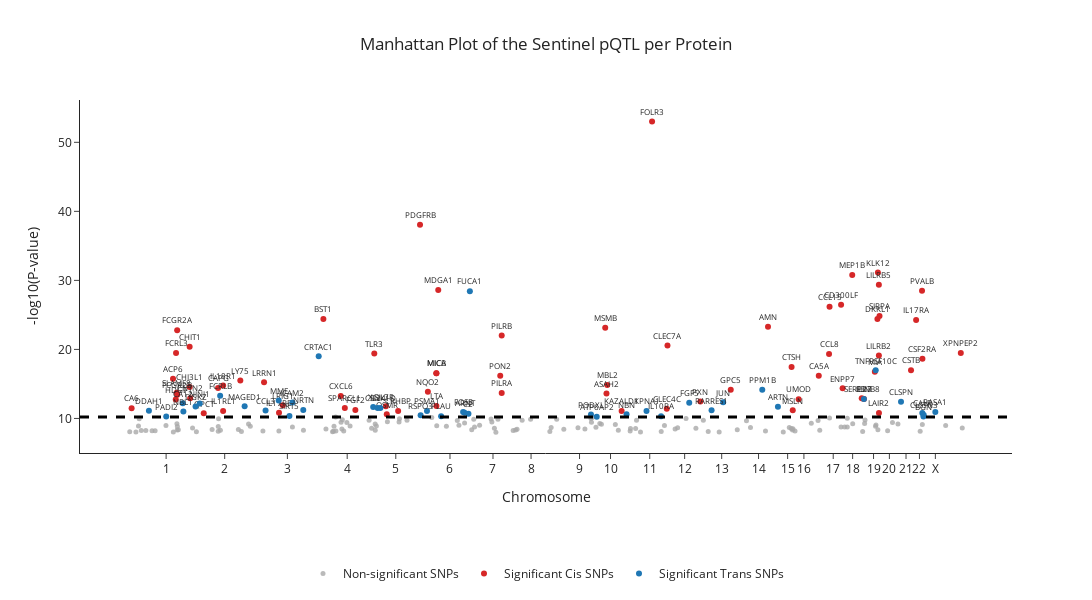
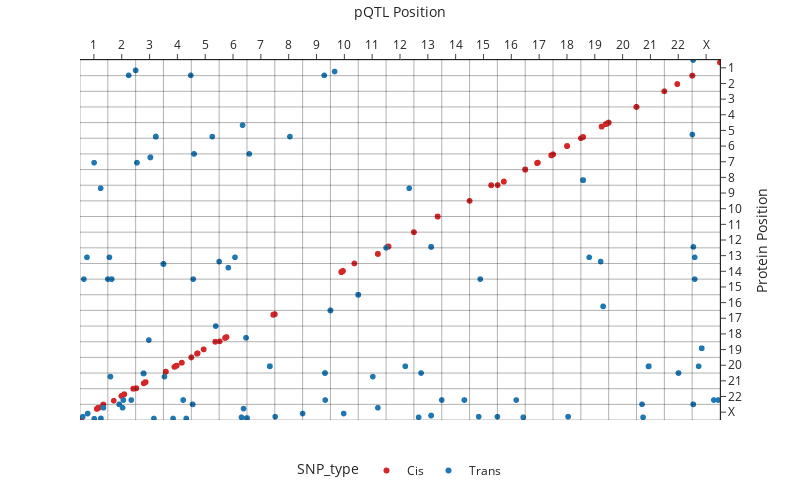

Notebook source saved alongside these figures, in order:
### Markdown cell above
## Genetic locations

Run the plots and answer the questions. If you need more details because some text is not visible, please check the `pQTL_filtered` dataframe directly.

<div class="alert alert-block alert-danger">
Don't change anything in the code other than the p-value cutoff and the protein to plot in the visits-timeseries plot!
</div>

### Code cell
pvalue_cutoff = 6e-11  # select your p-value cutoff

# DONT CHANGE -------------
manhattan_fig = plot_manhattan(pQTL_anno, pvalue_cutoff)
manhattan_fig.show()
location_fig = plot_location(pQTL_anno, pvalue_cutoff)
location_fig.show()
#--------------------------

### Figure 1 — Plotly figure (JSON) as saved in the notebook; plotly's stock layout.template omitted (floating-point values rounded to 4 significant figures; data arrays with more than 128 entries replaced by an {"elided": "..."} marker saying what was removed)
{"data": [{"hoverinfo": "skip", "marker": {"color": "#A9A9A9", "opacity": 0.8, "size": 5}, "mode": "markers", "name": "Non-significant SNPs", "text": {"elided": "130 str values"}, "type": "scatter", "x": {"elided": "130 int values"}, "y": {"elided": "130 float values"}}, {"hoverinfo": "skip", "marker": {"color": "#d62728", "size": 6}, "mode": "markers+text", "name": "Significant Cis SNPs", "text": ["CA6", "ACP6", "HDGF", "FCRL3", "SLAMF8", "FCGR2A", "FCGR2B", "CHI3L1", "CHIT1", "CNTN2", "QPCT", "CAPG", "IL1RL1", "IL18R1", "LY75", "LRRN1", "IL17RB", "LRIG1", "BST1", "CXCL6", "SPARCL1", "FGF2", "TLR3", "IL7R", "OSMR", "CRHBP", "PDGFRB", "NQO2", "MICA", "MICB", "LTA", "MDGA1", "PON2", "PILRB", "PILRA", "MSMB", "ASAH2", "MBL2", "KAZALD1", "FOLR3", "CLEC4C", "CLEC7A", "PXN", "GPC5", "AMN", "CTSH", "MSLN", "UMOD", "CA5A", "CCL8", "CCL15", "CD300LF", "ENPP7", "MEP1B", "SERPINB8", "EBI3", "MIA", "DKKL1", "KLK12", "LILRB5", "LILRB2", "LAIR2", "SIRPA", "CSTB", "IL17RA", "PVALB", "CSF2RA", "XPNPEP2"], "textfont": {"size": 8}, "textposition": "top center", "type": "scatter", "x": [8974539, 147652507, 156718360, 157699203, 159830120, 161510859, 161671594, 203186754, 203217822, 205043070, 250386852, 298398215, 315324196, 315375235, 372899325, 452287947, 502364044, 514906072, 650914688, 709033406, 722698832, 757965424, 821280531, 860072728, 863059896, 901133067, 974344159, 1000660811, 1029067525, 1029067525, 1029230055, 1035352923, 1242856454, 1247788431, 1247788431, 1594220479, 1598404501, 1600951232, 1649238688, 1750968257, 1800254053, 1802619145, 1912731834, 2014418054, 2139074437, 2218025825, 2221942429, 2241533858, 2309057221, 2343377746, 2345058105, 2383736057, 2388779948, 2420997943, 2452767177, 2460142413, 2496660948, 2505294079, 2506937896, 2510161520, 2510185086, 2510443463, 2512357284, 2617796268, 2634901961, 2654658729, 2655962704, 2784384656], "y": [11.48, 15.76, 12.76, 19.49, 13.74, 22.78, 13.42, 14.55, 20.39, 12.94, 10.75, 14.4, 11.07, 14.78, 15.49, 15.23, 10.83, 11.91, 24.39, 13.26, 11.52, 11.24, 19.43, 11.76, 10.61, 11.09, 38.08, 13.88, 16.55, 16.55, 11.81, 28.61, 16.19, 22.02, 13.67, 23.15, 13.61, 14.84, 11.07, 53.03, 11.41, 20.55, 12.45, 14.16, 23.29, 17.44, 11.18, 12.79, 16.2, 19.34, 26.18, 26.47, 14.37, 30.79, 12.92, 12.82, 16.75, 24.4, 31.16, 29.36, 19.13, 10.79, 24.85, 17.0, 24.27, 28.51, 18.64, 19.5]}, {"hoverinfo": "skip", "marker": {"color": "#1f77b4", "size": 6}, "mode": "markers+text", "name": "Significant Trans SNPs", "text": ["DDAH1", "PADI2", "CA12", "NBL1", "DGKZ", "NINJ1", "FCRLB", "MAGED1", "CCL3", "MME", "SIRT5", "ICAM2", "NRTN", "CRTAC1", "XG", "IL24", "CSNK1D", "RSPO3", "PSMA1", "PLAU", "FOSB", "ARNT", "C2", "FUCA1", "PODXL", "ATP6AP2", "NBN", "KPNA1", "IL10RA", "FGF5", "RARRES1", "JUN", "PPM1B", "ARTN", "IL27", "TNFRSF10C", "CLSPN", "CALR", "BGN", "CLSTN3", "RASA1"], "textfont": {"size": 8}, "textposition": "top center", "type": "scatter", "x": [66892999, 124847153, 180148914, 182285857, 223053318, 237025292, 305321561, 387339186, 457364550, 501340375, 537250424, 547234502, 583581783, 635197611, 817557752, 832541674, 841489348, 976378895, 997657075, 1044955359, 1118539919, 1123521138, 1136417729, 1141161042, 1546554512, 1565796457, 1665662932, 1732463982, 1781171525, 1875420787, 1950225545, 1989035780, 2119944225, 2172320717, 2460142413, 2499554970, 2584290068, 2655618689, 2659309410, 2660329242, 2699182291], "y": [11.13, 10.29, 12.19, 11.0, 11.72, 12.15, 13.28, 11.77, 11.16, 12.59, 10.37, 12.31, 11.23, 19.0, 11.65, 11.52, 11.53, 10.45, 11.07, 10.33, 10.94, 10.83, 10.69, 28.44, 10.58, 10.23, 10.6, 11.09, 10.32, 12.26, 11.18, 12.34, 14.15, 11.68, 12.82, 16.98, 12.41, 10.79, 10.27, 10.52, 10.93]}], "layout": {"height": 600, "legend": {"orientation": "h", "x": 0.5, "xanchor": "center", "y": -0.3, "yanchor": "top"}, "shapes": [{"line": {"color": "black", "dash": "dash", "width": 3}, "opacity": 1, "type": "line", "x0": 0, "x1": 1, "xref": "x domain", "y0": 10.22, "y1": 10.22, "yref": "y"}], "title": {"text": "Manhattan Plot of the Sentinel pQTL per Protein", "x": 0.5, "xanchor": "center"}, "width": 1200, "xaxis": {"tickangle": 0, "tickmode": "array", "ticktext": ["1", "2", "3", "4", "5", "6", "7", "8", "9", "10", "11", "12", "13", "14", "15", "16", "17", "18", "19", "20", "21", "22", "X"], "tickvals": [124500000.0, 320600000.0, 530400000.0, 730600000.0, 893200000.0, 1075000000.0, 1219000000.0, 1346000000.0, 1508000000.0, 1612000000.0, 1743000000.0, 1860000000.0, 1984000000.0, 2107000000.0, 2205000000.0, 2259000000.0, 2357000000.0, 2422000000.0, 2492000000.0, 2545000000.0, 2601000000.0, 2646000000.0, 2699000000.0], "title": {"text": "Chromosome"}}, "yaxis": {"title": {"text": "-log10(P-value)"}}}}

### Figure 2 — Plotly figure (JSON) as saved in the notebook; plotly's stock layout.template omitted (floating-point values rounded to 4 significant figures; data arrays with more than 128 entries replaced by an {"elided": "..."} marker saying what was removed)
{"data": [{"hoverinfo": "skip", "legendgroup": "Cis", "marker": {"color": "#d62728", "symbol": "circle"}, "mode": "markers", "name": "Cis", "showlegend": true, "type": "scattergl", "x": {"elided": "2596 float values"}, "xaxis": "x", "y": {"elided": "2596 float values"}, "yaxis": "y"}, {"hoverinfo": "skip", "legendgroup": "Trans", "marker": {"color": "#1f77b4", "symbol": "circle"}, "mode": "markers", "name": "Trans", "showlegend": true, "type": "scattergl", "x": {"elided": "651 float values"}, "xaxis": "x", "y": {"elided": "651 float values"}, "yaxis": "y"}], "layout": {"height": 500, "legend": {"orientation": "h", "title": {"text": "SNP_type"}, "tracegroupgap": 0, "x": 0.5, "xanchor": "center", "y": -0.1, "yanchor": "top"}, "margin": {"t": 60}, "shapes": [{"line": {"color": "black", "width": 1}, "type": "line", "x0": 0, "x1": 0, "xref": "x", "y0": 0, "y1": 1, "yref": "y domain"}, {"line": {"color": "black", "width": 1}, "type": "line", "x0": 1, "x1": 1, "xref": "x", "y0": 0, "y1": 1, "yref": "y domain"}, {"line": {"color": "black", "width": 1}, "type": "line", "x0": 2, "x1": 2, "xref": "x", "y0": 0, "y1": 1, "yref": "y domain"}, {"line": {"color": "black", "width": 1}, "type": "line", "x0": 3, "x1": 3, "xref": "x", "y0": 0, "y1": 1, "yref": "y domain"}, {"line": {"color": "black", "width": 1}, "type": "line", "x0": 4, "x1": 4, "xref": "x", "y0": 0, "y1": 1, "yref": "y domain"}, {"line": {"color": "black", "width": 1}, "type": "line", "x0": 5, "x1": 5, "xref": "x", "y0": 0, "y1": 1, "yref": "y domain"}, {"line": {"color": "black", "width": 1}, "type": "line", "x0": 6, "x1": 6, "xref": "x", "y0": 0, "y1": 1, "yref": "y domain"}, {"line": {"color": "black", "width": 1}, "type": "line", "x0": 7, "x1": 7, "xref": "x", "y0": 0, "y1": 1, "yref": "y domain"}, {"line": {"color": "black", "width": 1}, "type": "line", "x0": 8, "x1": 8, "xref": "x", "y0": 0, "y1": 1, "yref": "y domain"}, {"line": {"color": "black", "width": 1}, "type": "line", "x0": 9, "x1": 9, "xref": "x", "y0": 0, "y1": 1, "yref": "y domain"}, {"line": {"color": "black", "width": 1}, "type": "line", "x0": 10, "x1": 10, "xref": "x", "y0": 0, "y1": 1, "yref": "y domain"}, {"line": {"color": "black", "width": 1}, "type": "line", "x0": 11, "x1": 11, "xref": "x", "y0": 0, "y1": 1, "yref": "y domain"}, {"line": {"color": "black", "width": 1}, "type": "line", "x0": 12, "x1": 12, "xref": "x", "y0": 0, "y1": 1, "yref": "y domain"}, {"line": {"color": "black", "width": 1}, "type": "line", "x0": 13, "x1": 13, "xref": "x", "y0": 0, "y1": 1, "yref": "y domain"}, {"line": {"color": "black", "width": 1}, "type": "line", "x0": 14, "x1": 14, "xref": "x", "y0": 0, "y1": 1, "yref": "y domain"}, {"line": {"color": "black", "width": 1}, "type": "line", "x0": 15, "x1": 15, "xref": "x", "y0": 0, "y1": 1, "yref": "y domain"}, {"line": {"color": "black", "width": 1}, "type": "line", "x0": 16, "x1": 16, "xref": "x", "y0": 0, "y1": 1, "yref": "y domain"}, {"line": {"color": "black", "width": 1}, "type": "line", "x0": 17, "x1": 17, "xref": "x", "y0": 0, "y1": 1, "yref": "y domain"}, {"line": {"color": "black", "width": 1}, "type": "line", "x0": 18, "x1": 18, "xref": "x", "y0": 0, "y1": 1, "yref": "y domain"}, {"line": {"color": "black", "width": 1}, "type": "line", "x0": 19, "x1": 19, "xref": "x", "y0": 0, "y1": 1, "yref": "y domain"}, {"line": {"color": "black", "width": 1}, "type": "line", "x0": 20, "x1": 20, "xref": "x", "y0": 0, "y1": 1, "yref": "y domain"}, {"line": {"color": "black", "width": 1}, "type": "line", "x0": 21, "x1": 21, "xref": "x", "y0": 0, "y1": 1, "yref": "y domain"}, {"line": {"color": "black", "width": 1}, "type": "line", "x0": 22, "x1": 22, "xref": "x", "y0": 0, "y1": 1, "yref": "y domain"}, {"line": {"color": "black", "width": 1}, "type": "line", "x0": 0, "x1": 1, "xref": "x domain", "y0": 22, "y1": 22, "yref": "y"}, {"line": {"color": "black", "width": 1}, "type": "line", "x0": 0, "x1": 1, "xref": "x domain", "y0": 21, "y1": 21, "yref": "y"}, {"line": {"color": "black", "width": 1}, "type": "line", "x0": 0, "x1": 1, "xref": "x domain", "y0": 20, "y1": 20, "yref": "y"}, {"line": {"color": "black", "width": 1}, "type": "line", "x0": 0, "x1": 1, "xref": "x domain", "y0": 19, "y1": 19, "yref": "y"}, {"line": {"color": "black", "width": 1}, "type": "line", "x0": 0, "x1": 1, "xref": "x domain", "y0": 18, "y1": 18, "yref": "y"}, {"line": {"color": "black", "width": 1}, "type": "line", "x0": 0, "x1": 1, "xref": "x domain", "y0": 17, "y1": 17, "yref": "y"}, {"line": {"color": "black", "width": 1}, "type": "line", "x0": 0, "x1": 1, "xref": "x domain", "y0": 16, "y1": 16, "yref": "y"}, {"line": {"color": "black", "width": 1}, "type": "line", "x0": 0, "x1": 1, "xref": "x domain", "y0": 15, "y1": 15, "yref": "y"}, {"line": {"color": "black", "width": 1}, "type": "line", "x0": 0, "x1": 1, "xref": "x domain", "y0": 14, "y1": 14, "yref": "y"}, {"line": {"color": "black", "width": 1}, "type": "line", "x0": 0, "x1": 1, "xref": "x domain", "y0": 13, "y1": 13, "yref": "y"}, {"line": {"color": "black", "width": 1}, "type": "line", "x0": 0, "x1": 1, "xref": "x domain", "y0": 12, "y1": 12, "yref": "y"}, {"line": {"color": "black", "width": 1}, "type": "line", "x0": 0, "x1": 1, "xref": "x domain", "y0": 11, "y1": 11, "yref": "y"}, {"line": {"color": "black", "width": 1}, "type": "line", "x0": 0, "x1": 1, "xref": "x domain", "y0": 10, "y1": 10, "yref": "y"}, {"line": {"color": "black", "width": 1}, "type": "line", "x0": 0, "x1": 1, "xref": "x domain", "y0": 9, "y1": 9, "yref": "y"}, {"line": {"color": "black", "width": 1}, "type": "line", "x0": 0, "x1": 1, "xref": "x domain", "y0": 8, "y1": 8, "yref": "y"}, {"line": {"color": "black", "width": 1}, "type": "line", "x0": 0, "x1": 1, "xref": "x domain", "y0": 7, "y1": 7, "yref": "y"}, {"line": {"color": "black", "width": 1}, "type": "line", "x0": 0, "x1": 1, "xref": "x domain", "y0": 6, "y1": 6, "yref": "y"}, {"line": {"color": "black", "width": 1}, "type": "line", "x0": 0, "x1": 1, "xref": "x domain", "y0": 5, "y1": 5, "yref": "y"}, {"line": {"color": "black", "width": 1}, "type": "line", "x0": 0, "x1": 1, "xref": "x domain", "y0": 4, "y1": 4, "yref": "y"}, {"line": {"color": "black", "width": 1}, "type": "line", "x0": 0, "x1": 1, "xref": "x domain", "y0": 3, "y1": 3, "yref": "y"}, {"line": {"color": "black", "width": 1}, "type": "line", "x0": 0, "x1": 1, "xref": "x domain", "y0": 2, "y1": 2, "yref": "y"}, {"line": {"color": "black", "width": 1}, "type": "line", "x0": 0, "x1": 1, "xref": "x domain", "y0": 1, "y1": 1, "yref": "y"}, {"line": {"color": "black", "width": 1}, "type": "line", "x0": 0, "x1": 1, "xref": "x domain", "y0": 0, "y1": 0, "yref": "y"}, {"line": {"color": "black", "width": 1}, "type": "line", "x0": 23, "x1": 23, "xref": "x", "y0": 0, "y1": 1, "yref": "y domain"}, {"line": {"color": "black", "width": 1}, "type": "line", "x0": 0, "x1": 1, "xref": "x domain", "y0": 23, "y1": 23, "yref": "y"}], "width": 800, "xaxis": {"anchor": "y", "domain": [0, 1], "range": [0, 23], "side": "top", "tickmode": "array", "ticktext": ["1", "2", "3", "4", "5", "6", "7", "8", "9", "10", "11", "12", "13", "14", "15", "16", "17", "18", "19", "20", "21", "22", "X"], "tickvals": [0.5, 1.5, 2.5, 3.5, 4.5, 5.5, 6.5, 7.5, 8.5, 9.5, 10.5, 11.5, 12.5, 13.5, 14.5, 15.5, 16.5, 17.5, 18.5, 19.5, 20.5, 21.5, 22.5], "title": {"text": "pQTL Position"}}, "yaxis": {"anchor": "x", "domain": [0, 1], "range": [0, 23], "side": "right", "tickmode": "array", "ticktext": ["1", "2", "3", "4", "5", "6", "7", "8", "9", "10", "11", "12", "13", "14", "15", "16", "17", "18", "19", "20", "21", "22", "X"], "tickvals": [22.5, 21.5, 20.5, 19.5, 18.5, 17.5, 16.5, 15.5, 14.5, 13.5, 12.5, 11.5, 10.5, 9.5, 8.5, 7.5, 6.5, 5.5, 4.5, 3.5, 2.5, 1.5, 0.5], "title": {"text": "Protein Position"}}}}
